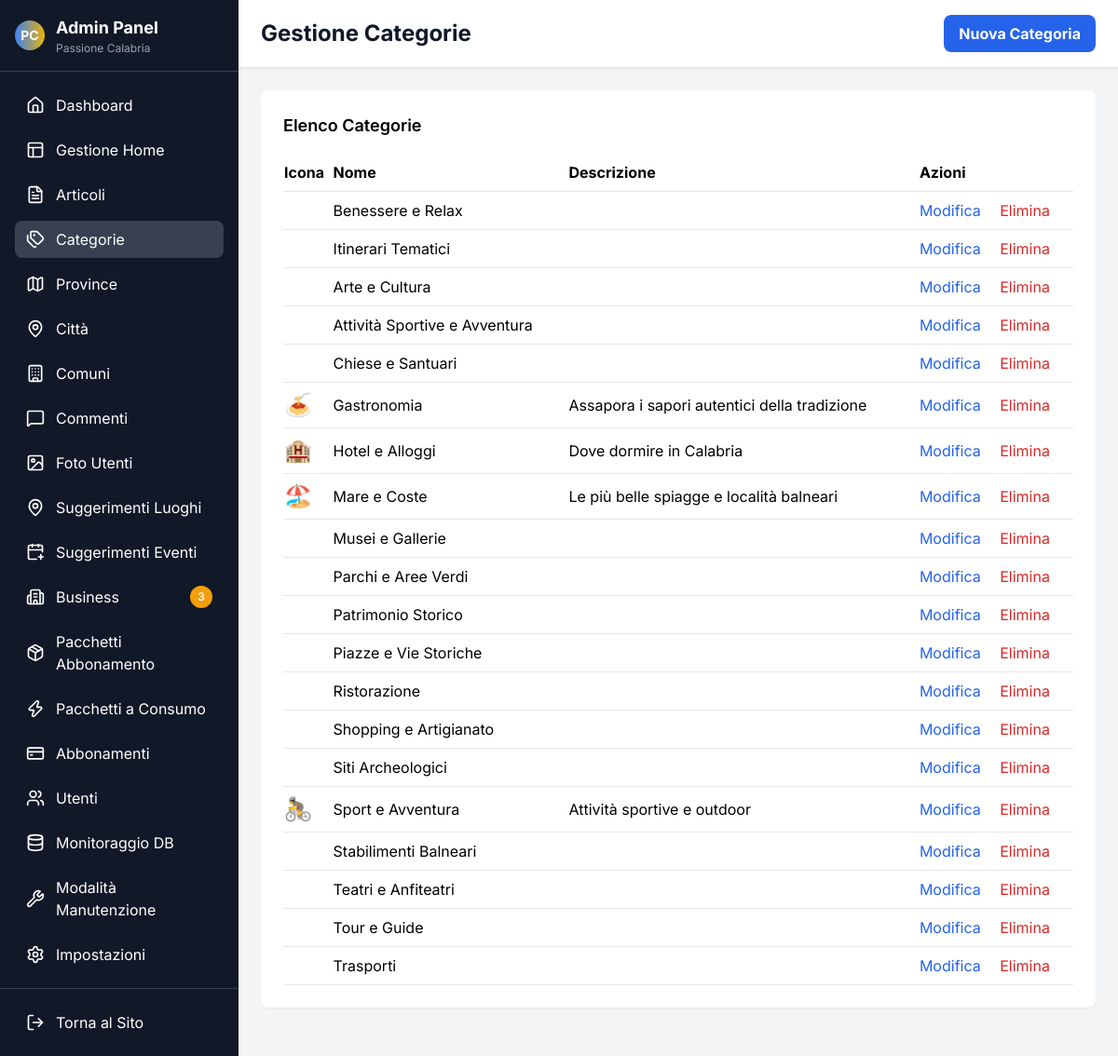
The page /admin/categorie.php on the database its author committed.
### tables this page shows
CREATE TABLE `categories` (
  `id` int NOT NULL,
  `name` varchar(255) NOT NULL,
  `description` text,
  `icon` varchar(10) DEFAULT NULL,
  `created_at` timestamp NULL DEFAULT CURRENT_TIMESTAMP
);

### includes/db_config.php (called while the page is built, shortened)
<?php
function getDatabaseConfig() {
    $host = getenv('DB_HOST');
    $dbname = getenv('DB_NAME');
    $username = getenv('DB_USER');
    $password = getenv('DB_PASSWORD');
    if (!$host) {
        $host = 'db5018301966.hosting-data.io';
        $dbname = 'dbs14504718';
        $username = 'dbu1167357';
        $password = 'Barboncino692@@';
    }
    return [
        'host' => $host,
        'dbname' => $dbname,
        'username' => $username,
        'password' => $password
    ];
}
?>

### includes/database_mysql.php (called while the page is built, shortened)
<?php
require_once __DIR__ . '/db_config.php';
class Database {
    public $pdo;
    private $connection_error = false;
    public function __construct() {
        $config = getDatabaseConfig();
        $this->host = $config['host'];
        $this->dbname = $config['dbname'];
        $this->username = $config['username'];
        $this->password = $config['password'];
        try {
            $dsn = "mysql:host={$this->host};dbname={$this->dbname};charset=utf8mb4";
            $options = [
                PDO::ATTR_ERRMODE => PDO::ERRMODE_EXCEPTION,
                PDO::ATTR_DEFAULT_FETCH_MODE => PDO::FETCH_ASSOC,
                PDO::ATTR_EMULATE_PREPARES => false,
            ];
            $this->pdo = new PDO($dsn, $this->username, $this->password, $options);
        } catch (PDOException $e) {
            $this->connection_error = true;
            $this->error_message = 'Errore connessione database MySQL: ' . $e->getMessage();
            error_log($this->error_message);
            $this->pdo = null;
        }
    }
    public function isConnected() {
        return !$this->connection_error && $this->pdo !== null;
    }
    public function getCategories() {
        $stmt = $this->pdo->prepare('SELECT * FROM categories ORDER BY name');
        $stmt->execute();
        return $stmt->fetchAll();
    }
}
?>

### admin/categorie.php (the view, shortened to what this page needs)
<?php
require_once '../includes/database_mysql.php';
$db = new Database();
$action = $_GET['action'] ?? 'list';
?>
<!DOCTYPE html>
<html lang="it">
<head>
    <script src="https://cdn.tailwindcss.com"></script>
    <link rel="stylesheet" href="../assets/css/style.css">
</head>
<body class="min-h-screen bg-gray-100 flex">
    <div class="bg-gray-900 text-white w-64 flex flex-col">
        <div class="p-4 border-b border-gray-700">
            <div class="flex items-center space-x-3">
                <div class="w-8 h-8 bg-gradient-to-r from-blue-500 to-yellow-500 rounded-full flex items-center justify-center">
                    <span class="text-white font-bold text-sm">PC</span>
                </div>
                <div>
                    <h1 class="font-bold text-lg">Admin Panel</h1>
                    <p class="text-xs text-gray-400">Passione Calabria</p>
                </div>
            </div>
        </div>
        <?php include 'partials/menu.php'; ?>
        <div class="p-4 border-t border-gray-700">
            <a href="../index.php" class="flex items-center space-x-3 px-3 py-2 rounded-lg hover:bg-gray-700 transition-colors"><i data-lucide="log-out" class="w-5 h-5"></i><span>Torna al Sito</span></a>
        </div>
    </div>
    <div class="flex-1 flex flex-col overflow-hidden">
        <header class="bg-white shadow-sm border-b border-gray-200 px-6 py-4">
            <div class="flex justify-between items-center">
                <h1 class="text-2xl font-bold text-gray-900">Gestione Categorie</h1>
                <?php if ($action === 'list'): ?>
                <a href="categorie.php?action=new" class="bg-blue-600 hover:bg-blue-700 text-white font-bold py-2 px-4 rounded-lg">Nuova Categoria</a>
                <?php endif; ?>
            </div>
        </header>
        <main class="flex-1 overflow-auto p-6">
            <?php if ($action === 'list'): ?>
            <div class="bg-white rounded-lg shadow-sm p-6">
                <h2 class="text-lg font-semibold mb-4">Elenco Categorie</h2>
                <table class="w-full">
                    <thead>
                        <tr class="border-b">
                            <th class="text-left py-2">Icona</th>
                            <th class="text-left py-2">Nome</th>
                            <th class="text-left py-2">Descrizione</th>
                            <th class="text-left py-2">Azioni</th>
                        </tr>
                    </thead>
                    <tbody>
                        <?php
                        $categories = $db->getCategories();
                        foreach ($categories as $category):
                        ?>
                        <tr class="border-b">
                            <td class="py-2">
                                <?php if (strpos($category['icon'], 'uploads/') !== false): ?>
                                    <img src="../<?php echo htmlspecialchars($category['icon']); ?>" alt="Icona" class="w-8 h-8 object-cover rounded">
                                <?php else: ?>
                                    <span class="text-2xl"><?php echo htmlspecialchars($category['icon']); ?></span>
                                <?php endif; ?>
                            </td>
                            <td class="py-2"><?php echo htmlspecialchars($category['name']); ?></td>
                            <td class="py-2"><?php echo htmlspecialchars($category['description']); ?></td>
                            <td class="py-2">
                                <a href="categorie.php?action=edit&id=<?php echo $category['id']; ?>" class="text-blue-600 hover:underline">Modifica</a>
                                <a href="categorie.php?action=delete&id=<?php echo $category['id']; ?>" class="text-red-600 hover:underline ml-4" onclick="return confirm('Sei sicuro di voler eliminare questa categoria?');">Elimina</a>
                            </td>
                        </tr>
                        <?php endforeach; ?>
                    </tbody>
                </table>
            </div>
            <?php endif; ?>
        </main>
    </div>
</body>
</html>

### assets/css/style.css (style rules this page uses)
:root { --calabria-blue: #2563eb; --calabria-blue-light: #3b82f6; --calabria-blue-dark: #1d4ed8; --calabria-gold: #f59e0b; --calabria-gold-light: #fbbf24; --calabria-gold-dark: #d97706; --calabria-teal: #14b8a6; --calabria-green: #10b981; }
* { scroll-behavior: smooth; }
body { font-family: 'Inter', -apple-system, BlinkMacSystemFont, 'Segoe UI', Roboto, sans-serif; line-height: 1.6; }

### rows shown on the page
categories: name "Benessere e Relax"
categories: name "Itinerari Tematici"
categories: name "Arte e Cultura"
categories: name "Attività Sportive e Avventura"
categories: name "Chiese e Santuari"
categories: icon "🍝", name "Gastronomia", description "Assapora i sapori autentici della tradizione"
categories: icon "🏨", name "Hotel e Alloggi", description "Dove dormire in Calabria"
categories: icon "🏖️", name "Mare e Coste", description "Le più belle spiagge e località balneari"
categories: name "Musei e Gallerie"
categories: name "Parchi e Aree Verdi"
categories: name "Patrimonio Storico"
categories: name "Piazze e Vie Storiche"
categories: name "Ristorazione"
categories: name "Shopping e Artigianato"
categories: name "Siti Archeologici"
categories: icon "🚴", name "Sport e Avventura", description "Attività sportive e outdoor"
categories: name "Stabilimenti Balneari"
categories: name "Teatri e Anfiteatri"
categories: name "Tour e Guide"
categories: name "Trasporti"

### other values the page prints
$item['label'] "Dashboard"
$item['label'] "Gestione Home"
$item['label'] "Articoli"
$item['label'] "Categorie"
$item['label'] "Province"
$item['label'] "Città"
$item['label'] "Comuni"
$item['label'] "Commenti"
$item['label'] "Foto Utenti"
$item['label'] "Suggerimenti Luoghi"
$item['label'] "Suggerimenti Eventi"
$item['label'] "Business"
$countToShow "3"
$item['label'] "Pacchetti Abbonamento"
$item['label'] "Pacchetti a Consumo"
